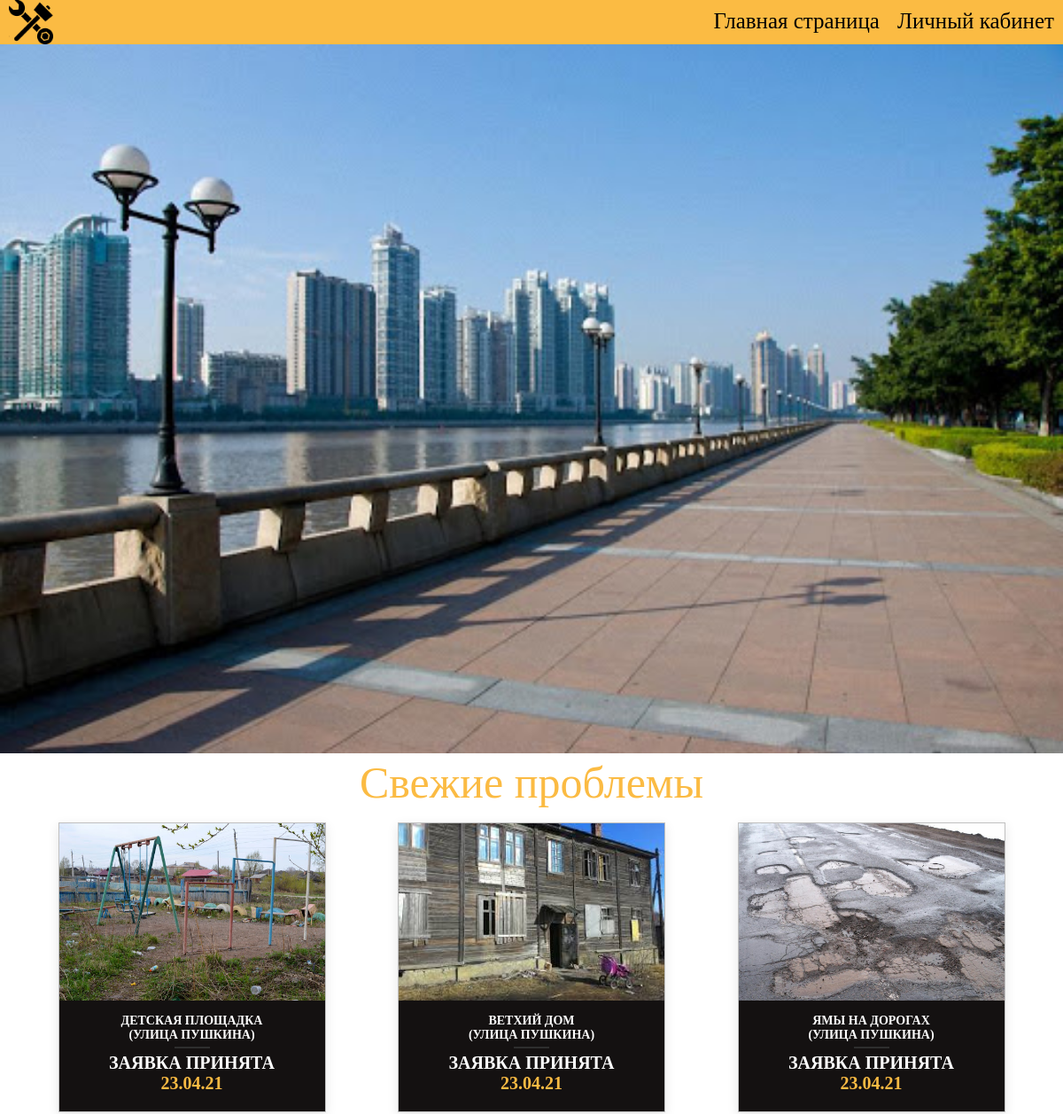
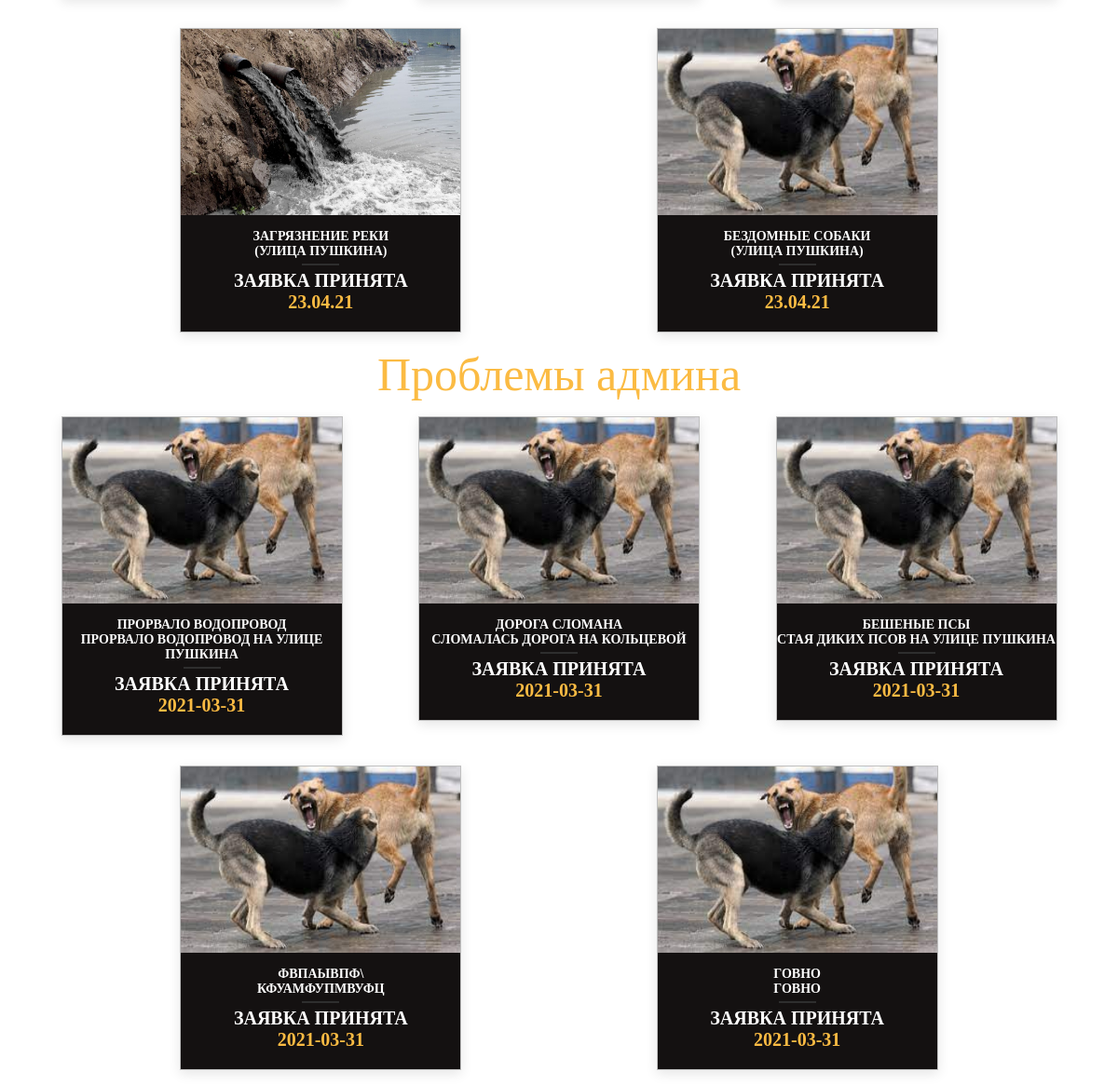
The page / on the database its author committed (2 pictures, top to bottom).
### tables this page shows
CREATE TABLE `them` (
  `id_them` int(11) NOT NULL,
  `title` varchar(255) NOT NULL,
  `text` varchar(255) NOT NULL,
  `date` date NOT NULL
);

### index.php (the view, shortened to what this page needs)
<?php
require "php/db.php";
?>
<!DOCTYPE html>
<html lang="en">
<head>
    <link rel="stylesheet" href="style.css">
</head>
<header>
    <div class="poloska">
        <div class="logo">
            <img src="image/1234.png" height="50px">
        </div>
        <?php if (empty($_SESSION)) {
            echo '
        <div class="texthead">
            <p><a href="#">Главная страница</a></p>
        <p><a href="php/reg.html"> Личный кабинет</a></p>
        </div>';
        } ?>
    </div>
</header>
<body>
<div class="mainpic">
    <img src="image/city.jpg" width="100%" height="800px">
</div>
<div class="span">
    <span>Свежие проблемы</span>
</div>
<div class="products">
    <div class="product-wrap" data-category="new">
        <div class="product-item">
            <p><a href="#" class="rollover1"></a></p>
        </div>
        <div class="product-title">
            <a href="">Детская площадка<br>(Улица Пушкина)</a>
            <span class="product-price"><s>Заявка принята</s><br><p style="color:#fbbb43">23.04.21</p></span>
        </div>
    </div>
    <div class="product-wrap" data-category="new">
        <div class="product-item">
            <p><a href="#" class="rollover2"></a></p>
        </div>
        <div class="product-title">
            <a href="">Ветхий дом<br>(Улица Пушкина)</a>
            <span class="product-price"><s>Заявка принята</s><br><p style="color:#fbbb43">23.04.21</p></span>
        </div>
    </div>
    <div class="product-wrap" data-category="new">
        <div class="product-item">
            <p><a href="#" class="rollover3"></a></p>
        </div>
        <div class="product-title">
            <a href="">Ямы на дорогах<br>(Улица Пушкина)</a>
            <span class="product-price"><s>Заявка принята</s><br><p style="color:#fbbb43">23.04.21</p></span>
        </div>
    </div>
    <div class="product-wrap" data-category="new">
        <div class="product-item">
            <p><a href="#" class="rollover"></a></p>
        </div>
        <div class="product-title">
            <a href="">Загрязнение реки<br>(Улица Пушкина)</a>
            <span class="product-price"><s>Заявка принята</s><br><p style="color:#fbbb43">23.04.21</p></span>
        </div>
    </div>
    <div class="product-wrap" data-category="new">
        <div class="product-item">
            <p><a href="#" class="rollover4"></a></p>
        </div>
        <div class="product-title">
            <a href="">Бездомные собаки<br>(Улица Пушкина)</a>
            <span class="product-price"><s>Заявка принята</s><br><p style="color:#fbbb43">23.04.21</p></span>
        </div>
    </div>
</div>
<div class="span">
    <span>Проблемы админа</span>
</div>
<div class="products">
    <?php
    $result = $pdo->prepare("SELECT * FROM them");
    $result->execute();
    while ($data = $result->fetch(PDO::FETCH_ASSOC)) {
        echo '
            <div class="product-wrap" data-category="new">
                <div class="product-item">
                    <p><a href="#" class="rollover4"></a></p>
                    <div class="product-buttons">
                        <a href="" class="button">Исправляем</a>
                    </div>
                </div>
                <div class="product-title">
                    <a href="">' . $data['title'] . '<br>
                    ' . $data['text'] . '</a>
                    <span class="product-price"><s>Заявка принята</s><br><p style="color:#fbbb43">' . $data['date'] . '</p></span>
                </div>
            </div>';
    }
    ?>
</div>
</body>
</html>

### style.css (style rules this page uses)
* { margin: 0; padding: 0; text-decoration: none; }
.poloska { height: 50px; width: 100%; background-color: #fbbb43; display: flex; justify-content: space-between; }
.logo { margin-left: 10px; }
.texthead { display: flex; margin: 10px; font-size: 25px; }
.texthead p { padding-left: 20px; }
.texthead a { color: black; }
.span { font-size: 50px; text-align: center; color: #fbbb43; }
a.rollover { background: url(image/voda.jpg); display: block; width: 100%; height: 200px; background-size: 100% 100%; background-repeat: no-repeat; }
a.rollover1 { background: url(image/detskai.jpg); display: block; width: 100%; height: 200px; background-size: 100% 100%; background-repeat: no-repeat; }
a.rollover2 { background: url(image/hous.jpg); display: block; width: 100%; height: 200px; background-size: 100% 100%; background-repeat: no-repeat; }
a.rollover3 { background: url(image/scale_1200.jpg); display: block; width: 100%; height: 200px; background-size: 100% 100%; background-repeat: no-repeat; }
a.rollover4 { background: url(image/maddog.jpg); display: block; width: 100%; height: 200px; background-size: 100% 100%; background-repeat: no-repeat; }
.products { display: flex; align-items: flex-start; flex-wrap: wrap; justify-content: space-evenly; }
.product-wrap { font-size: 14px; border: silver solid 1px; width: 300px; background: #141111; padding: 0 0 20px; text-align: center; text-transform: uppercase; margin: 2vh; box-shadow: 0 4px 12px rgba(0, 0, 0, 0.1); }
.product-item { position: relative; overflow: hidden; }
.product-title { color: #5e5e5e; }
.product-title a { text-decoration: none; color: white; font-weight: 600; margin: 15px 0 5px; padding-bottom: 7px; display: block; position: relative; transition: 0.3s ease-in-out; }
.product-title a:after { content: ""; position: absolute; width: 40px; height: 2px; background: #2e2e2e; left: 50%; margin-left: -20px; bottom: 0; transition: 0.3s ease-in-out; }
.product-price { font-size: 20px; color: white; font-weight: 700; }

### rows shown on the page
them: title "ПРОРВАЛО ВОДОПРОВОД", text "ПРОРВАЛО ВОДОПРОВОД НА УЛИЦЕ ПУШКИНА", date "2021-03-31"
them: title "ДОРОГА СЛОМАНА", text "СЛОМАЛАСЬ ДОРОГА НА КОЛЬЦЕВОЙ", date "2021-03-31"
them: title "БЕШЕНЫЕ ПСЫ", text "СТАЯ ДИКИХ ПСОВ НА УЛИЦЕ ПУШКИНА", date "2021-03-31"
them: title "ФВПАЫВПФ\\", text "КФУАМФУПМВУФЦ", date "2021-03-31"
them: title "ГОВНО", text "ГОВНО", date "2021-03-31"
